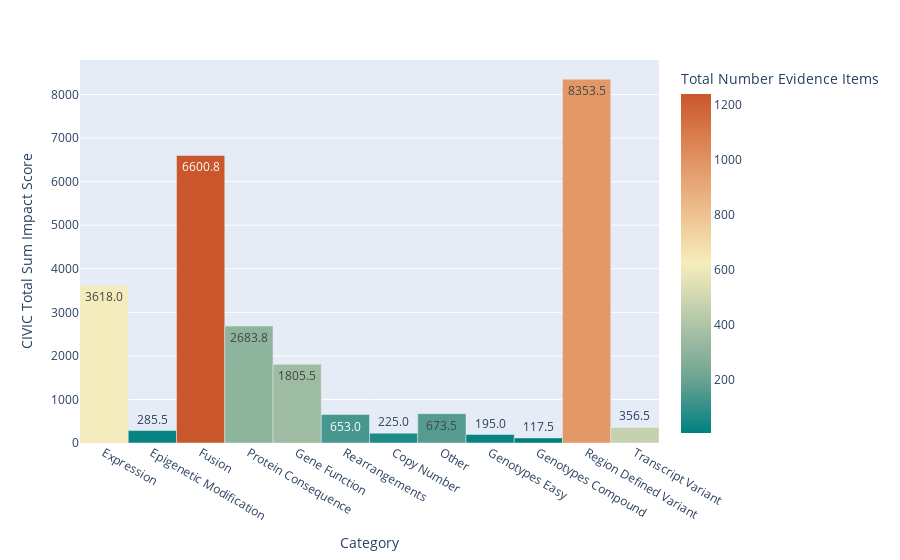

Notebook code cell kept with this figure:
### Markdown cell above
The bar graph below shows the relationship between the Not Suported variant sub category impact score and the sub category. Additionally, the colors illustrate the number of evidence items associated each sub category.

### Code cell
fig = px.bar(
    not_supported_variant_impact_df,
    x="Category",
    y="CIVIC Total Sum Impact Score",
    hover_data=["Total Number Evidence Items", not_supported_variant_impact_df["% Accepted Evidence Items"]],
    color="Total Number Evidence Items",
    labels={"CIVIC Total Sum Impact Score": "CIVIC Total Sum Impact Score"},
    text_auto=".1f",
    color_continuous_scale="geyser"
)
fig.update_traces(width=1)
fig.show()

### Figure 1 — Plotly figure (JSON) as saved in the notebook; plotly's stock layout.template omitted (floating-point values rounded to 4 significant figures)
{"data": [{"alignmentgroup": "True", "customdata": [[618, "55.34%"], [24, "91.67%"], [1239, "59.48%"], [301, "63.46%"], [348, "44.25%"], [136, "38.97%"], [64, "42.19%"], [162, "37.04%"], [23, "56.52%"], [7, "57.14%"], [976, "57.17%"], [471, "11.46%"]], "hovertemplate": "Category=%{x}<br>CIVIC Total Sum Impact Score=%{y}<br>Total Number Evidence Items=%{marker.color}<br>% Accepted Evidence Items=%{customdata[1]}<extra></extra>", "legendgroup": "", "marker": {"color": [618, 24, 1239, 301, 348, 136, 64, 162, 23, 7, 976, 471], "coloraxis": "coloraxis", "pattern": {"shape": ""}}, "name": "", "offsetgroup": "", "orientation": "v", "showlegend": false, "textposition": "auto", "texttemplate": "%{y:.1f}", "type": "bar", "width": 1, "x": ["Expression", "Epigenetic Modification", "Fusion", "Protein Consequence", "Gene Function", "Rearrangements", "Copy Number", "Other", "Genotypes Easy", "Genotypes Compound", "Region Defined Variant", "Transcript Variant"], "xaxis": "x", "y": [3618, 285.5, 6601.0, 2684.0, 1806.0, 653, 225, 673.5, 195, 117.5, 8354.0, 356.5], "yaxis": "y"}], "layout": {"barmode": "relative", "coloraxis": {"colorbar": {"title": {"text": "Total Number Evidence Items"}}, "colorscale": [[0, "rgb(0, 128, 128)"], [0.1667, "rgb(112, 164, 148)"], [0.3333, "rgb(180, 200, 168)"], [0.5, "rgb(246, 237, 189)"], [0.6667, "rgb(237, 187, 138)"], [0.8333, "rgb(222, 138, 90)"], [1, "rgb(202, 86, 44)"]]}, "legend": {"tracegroupgap": 0}, "margin": {"t": 60}, "xaxis": {"anchor": "y", "domain": [0, 1], "title": {"text": "Category"}}, "yaxis": {"anchor": "x", "domain": [0, 1], "title": {"text": "CIVIC Total Sum Impact Score"}}}}
